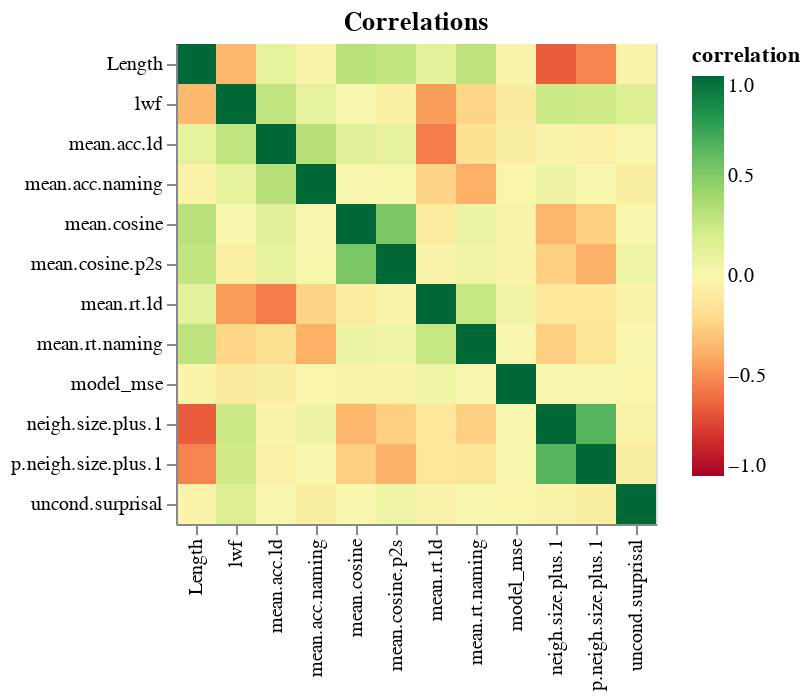

The notebook cell this image was saved under:
### Code cell
eval_embeddings.plot_heatmap(save_file=cfg.path_plot_folder + 'heatmap.html')

### Figure 1 — Vega-Lite specification as saved in the notebook (floating-point values rounded to 4 significant figures; data arrays with more than 128 entries replaced by an {"elided": "..."} marker saying what was removed)
{"datasets": {"data-ae9a1a5ebd83f469a5b1ec3527ef2fe7": {"elided": "144 records"}}, "encoding": {"tooltip": [{"type": "quantitative", "field": "correlation"}], "color": {"type": "quantitative", "field": "correlation", "scale": {"scheme": "redyellowgreen", "domain": [-1, 1]}}, "y": {"type": "ordinal", "field": "v2", "title": ""}, "x": {"type": "ordinal", "field": "v1", "title": ""}}, "config": {"view": {"continuousWidth": 400, "continuousHeight": 300}}, "mark": "rect", "data": {"name": "data-ae9a1a5ebd83f469a5b1ec3527ef2fe7"}, "title": "Correlations", "$schema": "https://vega.github.io/schema/vega-lite/v4.0.2.json"}
